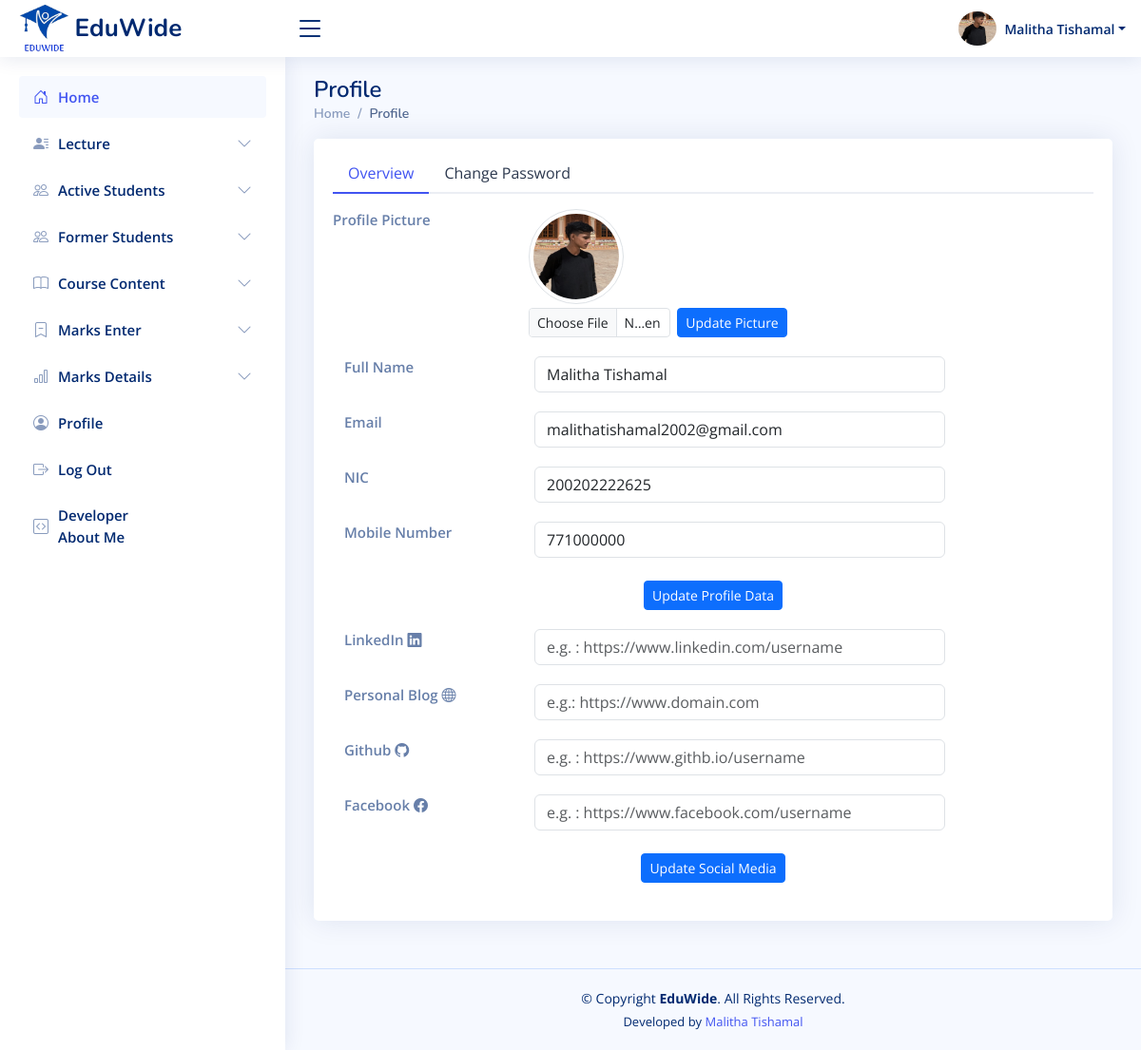
The page /lectures/user-profile.php (signed in) on the database its author committed.
### tables this page shows
CREATE TABLE `lectures` (
  `id` int(11) NOT NULL,
  `username` varchar(255) NOT NULL,
  `nic` varchar(20) NOT NULL,
  `email` varchar(255) NOT NULL,
  `mobile` varchar(15) DEFAULT NULL,
  `linkedin` varchar(200) NOT NULL,
  `blog` varchar(200) NOT NULL,
  `github` varchar(200) NOT NULL,
  `facebook` varchar(200) NOT NULL,
  `password` varchar(255) NOT NULL,
  `profile_picture` varchar(255) DEFAULT 'uploads/profile_pictures/default.png',
  `created_at` timestamp NOT NULL DEFAULT current_timestamp(),
  `status` varchar(20) DEFAULT 'pending'
);

### lectures/user-profile.php (the view, shortened to what this page needs)
<?php
require_once '../includes/db-conn.php';
$user_id = $_SESSION['lecturer_id'];
$sql = "SELECT * FROM lectures WHERE id = ?";
$stmt = $conn->prepare($sql);
$stmt->bind_param("i", $user_id);
$stmt->execute();
$result = $stmt->get_result();
$user = $result->fetch_assoc();
?>
<!DOCTYPE html>
<html lang="en">
<head>
    <?php include_once ("../includes/css-links-inc.php"); ?>
</head>
<body>
    <?php include_once ("../includes/header.php") ?>
    <?php include_once ("../includes/lectures-sidebar.php") ?>
    <main id="main" class="main">
        <div class="pagetitle">
            <h1>Profile</h1>
            <nav>
                <ol class="breadcrumb">
                    <li class="breadcrumb-item"><a href="index.php">Home</a></li>
                    <li class="breadcrumb-item active">Profile</li>
                </ol>
            </nav>
        </div>
        <section class="section profile">
            <div class="row">
                <div class="">
                    <div class="card">
                        <div class="card-body pt-3">
                            <ul class="nav nav-tabs nav-tabs-bordered">
                                <li class="nav-item">
                                    <button class="nav-link active" data-bs-toggle="tab" data-bs-target="#profile-overview">Overview</button>
                                </li>
                                <li class="nav-item">
                                    <button class="nav-link" data-bs-toggle="tab" data-bs-target="#profile-change-password">Change Password</button>
                                </li>
                            </ul>
                            <div class="tab-content">
                                <div class="tab-pane fade show active profile-overview pt-3" id="profile-overview">
                                   <div class="row">
                                        <div class="col-lg-3 col-md-4 label">Profile Picture</div>
                                        <div class="col-lg-9 col-md-8">
                                            <?php
                                            echo "<img src='$profilePic?" . time() . "' alt='Profile Picture' class='img-thumbnail mb-1' style='width: 100px; height: 100px; border-radius:50%;'>";
                                            ?>
                                            <form action="update-profile-picture.php" method="POST" enctype="multipart/form-data">
                                                <div class="d-flex">
                                                    <input type="file" name="profile_picture" class="form-control form-control-sm w-25" accept="image/*" required>
                                                    <input type="submit" name="submit" value="Update Picture" class="btn btn-primary btn-sm">
                                                </div>
                                            </form>
                                        </div>
                                    </div>
                                    <div class="container">
                                        <form action="update-profile.php" method="POST">
                                            <div class="row">
                                                <div class="col-lg-3 col-md-4 label">Full Name</div>
                                                <div class="col-lg-9 col-md-8">
                                                    <input type="text" name="username" class="form-control w-75" value="<?php echo htmlspecialchars($user['username']); ?>" required>
                                                </div>
                                            </div>
                                            <div class="row mt-3">
                                                <div class="col-lg-3 col-md-4 label">Email</div>
                                                <div class="col-lg-9 col-md-8">
                                                    <input type="email" name="email" class="form-control w-75" value="<?php echo htmlspecialchars($user['email']); ?>" required>
                                                </div>
                                            </div>
                                            <div class="row mt-3">
                                                <div class="col-lg-3 col-md-4 label">NIC</div>
                                                <div class="col-lg-9 col-md-8">
                                                    <input type="text" name="nic" class="form-control w-75" value="<?php echo htmlspecialchars($user['nic']); ?>" required>
                                                </div>
                                            </div>
                                            <div class="row mt-3">
                                                <div class="col-lg-3 col-md-4 label">Mobile Number</div>
                                                <div class="col-lg-9 col-md-8">
                                                    <input type="text" name="mobile" class="form-control w-75" value="<?php echo htmlspecialchars($user['mobile']); ?>" required>
                                                </div>
                                            </div>
                                            <div class="row mt-4">
                                                <div class="col-lg-12 text-center">
                                                    <input type="submit" name="submit" value="Update Profile Data" class="btn btn-primary btn-sm">
                                                </div>
                                            </div>
                                        </form>
                                    </div>
                                    <div class="container">
                                        <form action="update-socialmedia.php" method="POST">
                                            <div class="row">
                                                <div class="col-lg-3 col-md-4 label">LinkedIn <i class="bi bi-linkedin"></i></div>
                                                <div class="col-lg-9 col-md-8">
                                                    <input type="text" name="linkedin" class="form-control w-75" placeholder="e.g. : https://www.linkedin.com/username" value="<?php echo htmlspecialchars($user['linkedin']); ?>">
                                                </div>
                                            </div>
                                            <div class="row mt-3">
                                                <div class="col-lg-3 col-md-4 label">Personal Blog <i class="bi bi-globe"></i></div>
                                                <div class="col-lg-9 col-md-8">
                                                    <div class="d-flex">
                                                        <input type="test" name="blog" class="form-control w-75" placeholder="e.g.: https://www.domain.com" value="<?php echo htmlspecialchars($user['blog']); ?>">
                                                    </div>
                                                </div>
                                            </div>
                                            <div class="row mt-3">
                                                <div class="col-lg-3 col-md-4 label">Github <i class="bi bi-github"></i></div>
                                                <div class="col-lg-9 col-md-8">
                                                    <input type="text" name="github" class="form-control w-75" placeholder="e.g. : https://www.githb.io/username" value="<?php echo htmlspecialchars($user['github']); ?>">
                                                </div>
                                            </div>
                                            <div class="row mt-3">
                                                <div class="col-lg-3 col-md-4 label">Facebook <i class="bi bi-facebook"></i></div>
                                                <div class="col-lg-9 col-md-8">
                                                    <input type="text" name="facebook" class="form-control w-75" placeholder="e.g. : https://www.facebook.com/username" value="<?php echo htmlspecialchars($user['facebook']); ?>">
                                                </div>
                                            </div>
                                            <div class="row mt-4">
                                                <div class="col-lg-12 text-center">
                                                    <input type="submit" name="submit" value="Update Social Media" class="btn btn-primary btn-sm">
                                                </div>
                                            </div>
                                        </form>
                                    </div>
                                </div>
                            </div>
                        </div>
                    </div>
                </div>
            </div>
        </section>
    </main>
    <?php include_once ("../includes/footer.php") ?>
</body>
</html>

### includes/header.php (shortened to what this page needs)
<header id="header" class="header fixed-top d-flex align-items-center">
    <div class="d-flex align-items-center justify-content-between">
        <a href="" class="logo d-flex align-items-center">
            <img src="<?php echo $base_url; ?>assets/images/logos/eduwide-logo.png" alt="">
            <span class="d-none d-lg-block">EduWide</span>
        </a>
        <i class="bi bi-list toggle-sidebar-btn"></i>
    </div>
    <nav class="header-nav ms-auto">
        <ul class="d-flex align-items-center">
            <?php
                $profilePic = isset($user['profile_picture']) && $user['profile_picture'] ? $user['profile_picture'] : 'default.png';
            ?>
            <li class="nav-item dropdown pe-3">
                <a class="nav-link nav-profile d-flex align-items-center pe-0" href="#" data-bs-toggle="dropdown">
                   <img id="profilePicture" src="<?php echo $profilePic; ?>" alt="Profile Picture" class="rounded-circle" style="width: 40px !important; height: 40px !important; object-fit: cover;">
                    <span class="d-none d-md-block dropdown-toggle ps-2"><?php echo htmlspecialchars($user['username']); ?></span>
                </a>
            </li>
        </ul>
    </nav>
</header>

### assets/css/style.css (style rules this page uses)
:root { scroll-behavior: smooth; }
body { font-family: "Open Sans", sans-serif; background: #f6f9ff; color: #444444; }
a { color: #4154f1; text-decoration: none; }
h1, h2, h3, h4, h5, h6 { font-family: "Nunito", sans-serif; }
#main { margin-top: 60px; padding: 20px 30px; transition: all 0.3s; }
.pagetitle { margin-bottom: 10px; }
.pagetitle h1 { font-size: 24px; margin-bottom: 0; font-weight: 600; color: #012970; }
.card { margin-bottom: 30px; border: none; border-radius: 5px; box-shadow: 0px 0 30px rgba(1, 41, 112, 0.1); }
.card-body { padding: 0 20px 20px 20px; }
.breadcrumb { font-size: 14px; font-family: "Nunito", sans-serif; color: #899bbd; font-weight: 600; }
.breadcrumb a { color: #899bbd; transition: 0.3s; }
.breadcrumb .breadcrumb-item::before { color: #899bbd; }
.breadcrumb .active { color: #51678f; font-weight: 600; }
.nav-tabs-bordered { border-bottom: 2px solid #ebeef4; }
.nav-tabs-bordered .nav-link { margin-bottom: -2px; border: none; color: #2c384e; }
.nav-tabs-bordered .nav-link.active { background-color: #fff; color: #4154f1; border-bottom: 2px solid #4154f1; }
.logo { line-height: 1; }
@media (min-width: 1200px) { .logo { width: 280px; } }
.logo img { max-height: 50px; margin-right: 6px; }
.logo span { font-size: 26px; font-weight: 700; color: #012970; font-family: "Nunito", sans-serif; }
.header { transition: all 0.5s; z-index: 997; height: 60px; box-shadow: 0px 2px 20px rgba(1, 41, 112, 0.1); background-color: #fff; padding-left: 20px; }
.header .toggle-sidebar-btn { font-size: 32px; padding-left: 10px; cursor: pointer; color: #012970; }
.header-nav ul { list-style: none; }
.header-nav>ul { margin: 0; padding: 0; }
.header-nav .nav-profile { color: #012970; }
.header-nav .nav-profile img { max-height: 36px; }
.header-nav .nav-profile span { font-size: 14px; font-weight: 600; }
@media (min-width: 1200px) { #main, #footer { margin-left: 300px; } }
.profile .profile-overview .row { margin-bottom: 20px; font-size: 15px; }
.profile .profile-overview .label { font-weight: 600; color: rgba(1, 41, 112, 0.6); }

### rows shown on the page
lectures: profile_picture (picture), username "Malitha Tishamal", email "malithatishamal2002@gmail.com", nic "200202222625", mobile "771000000"
